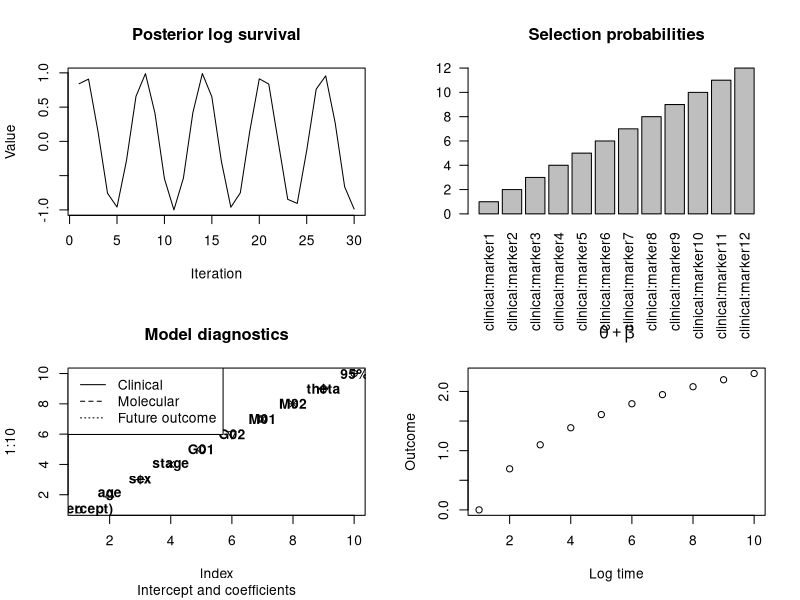
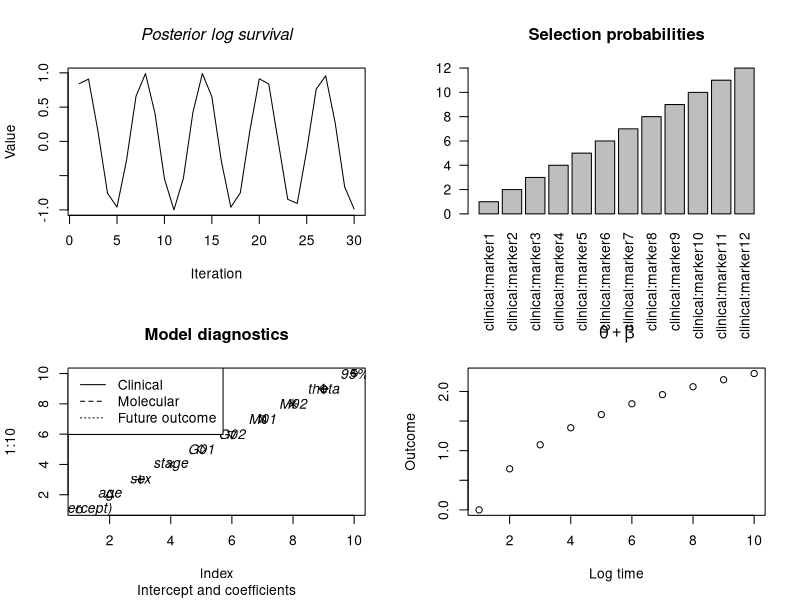
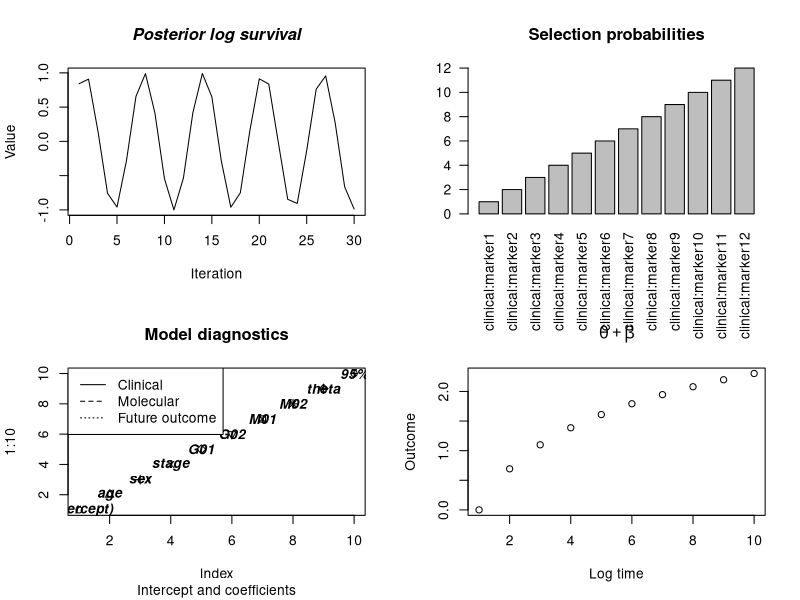
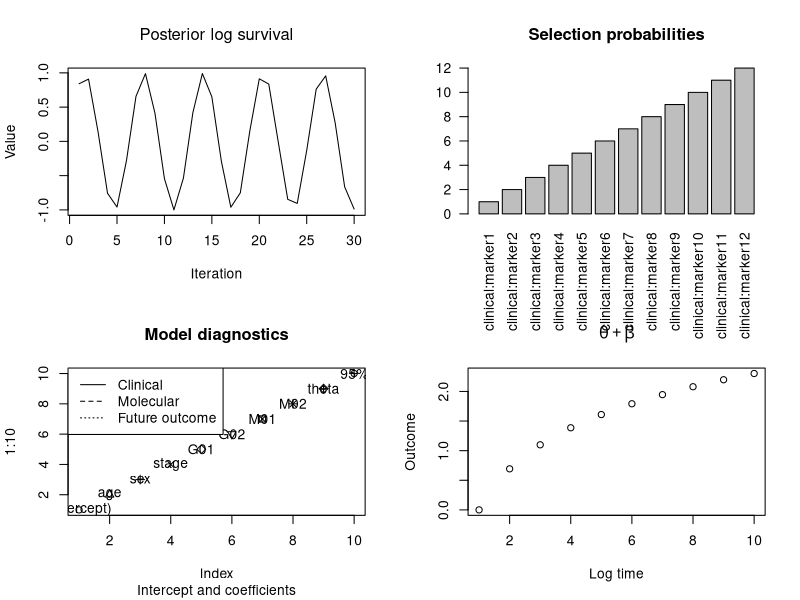
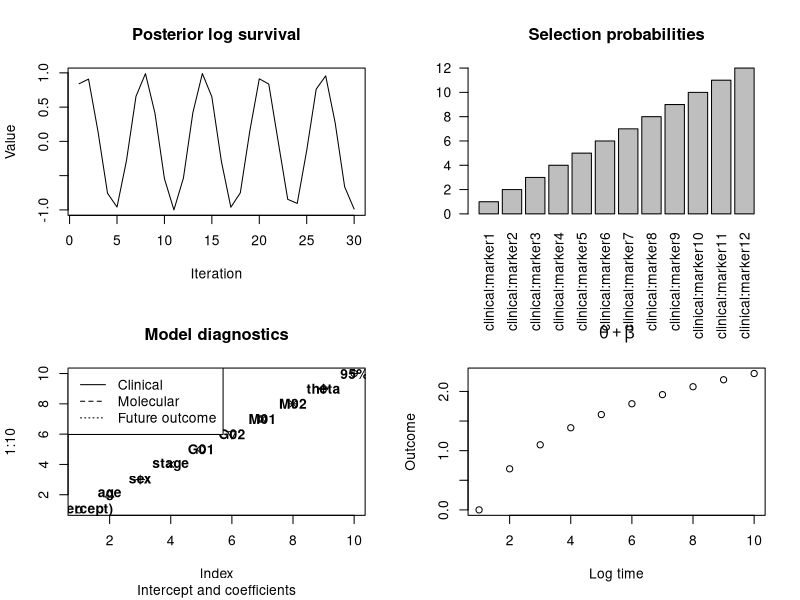
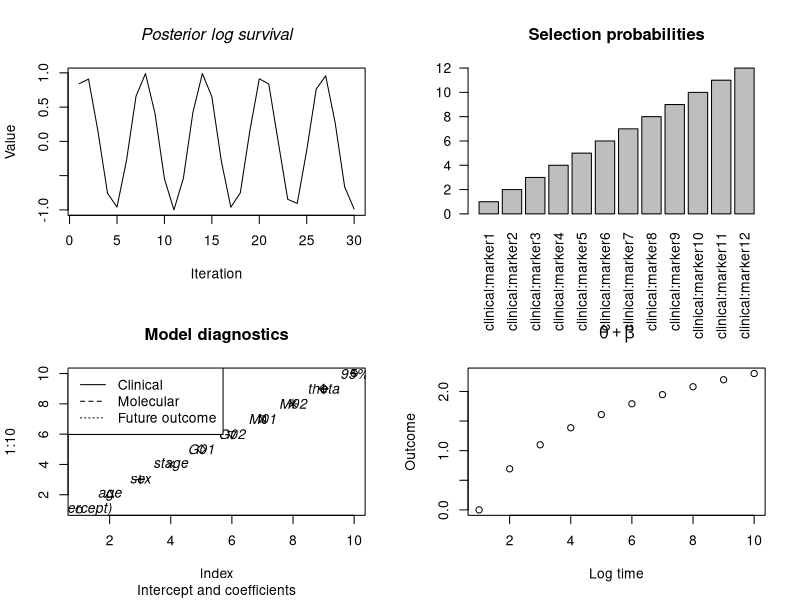
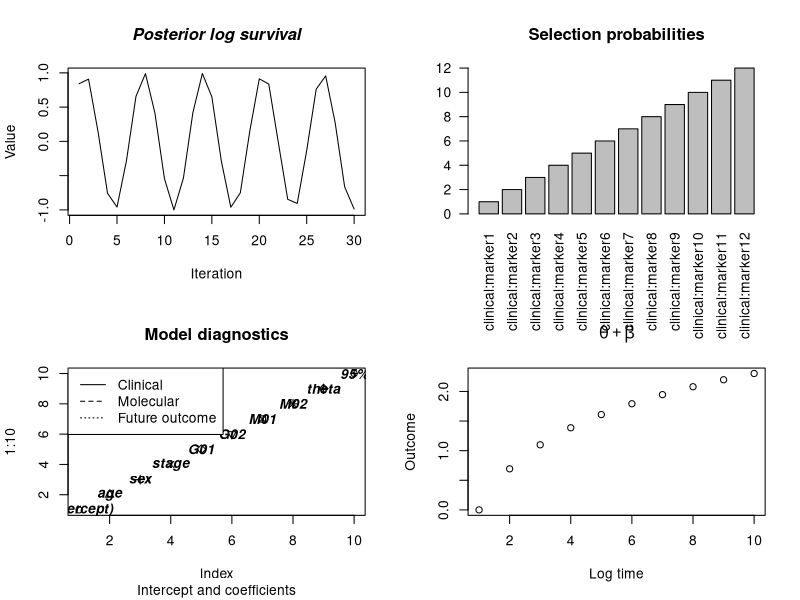
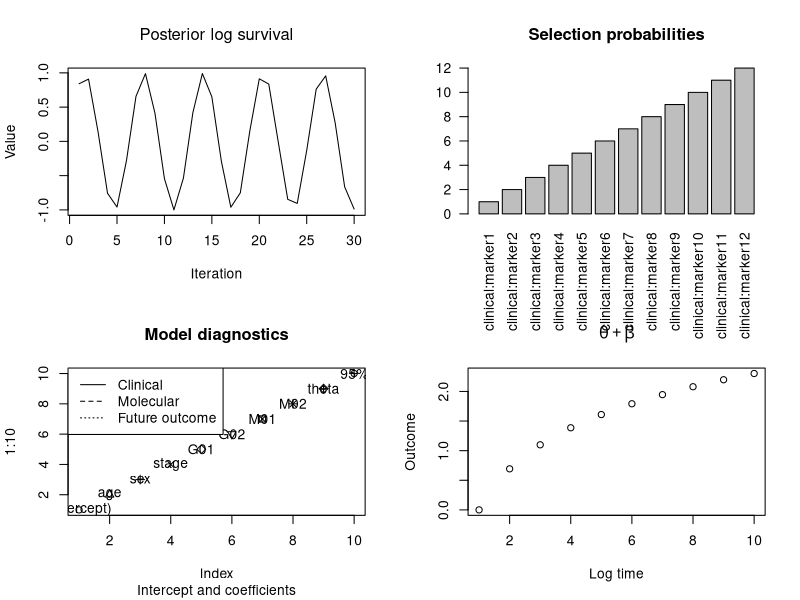

These charts were generated, in order, by the following R code:
# Standalone external-library diagnosis: never loads IntegMultiReg or knitr.
stopifnot(!"IntegMultiReg" %in% loadedNamespaces())
for (i in 1:12) {
  png(tempfile(fileext=".png"), width=672, height=403, type="cairo", res=96)
  par(mfrow=c(2,2))
  plot(1:30, sin(1:30), type="l", main="Posterior log survival", xlab="Iteration", ylab="Value", font.main=1+(i%%4))
  barplot(1:12, names.arg=paste0("clinical:marker",1:12), las=2, main="Selection probabilities")
  plot(1:10, pch=1:10, main="Model diagnostics", sub="Intercept and coefficients")
  text(1:10,1:10,labels=c("(Intercept)","age","sex","stage","G01","G02","M01","M02","theta","95%"),font=1+(i%%4))
  legend("topleft",c("Clinical","Molecular","Future outcome"),lty=1:3)
  plot(1:10, log(1:10), main=expression(theta+beta),xlab="Log time",ylab="Outcome")
  dev.off()
}
gc()
stopifnot(!"IntegMultiReg" %in% loadedNamespaces())
print(loadedNamespaces())
cat("Completed standalone graphics; no IntegMultiReg code was loaded.\n")
